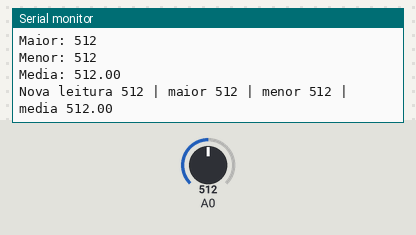
Bench run of a sketch on a simulated Arduino Uno, built with avr-gcc and run on an emulated ATmega328P. Parts: the last lines printed to the serial monitor. The inputs (shaded band) are chosen by the test bench; at power-on: A0 = 512.

Above: at 1.4 s.
1.5 s: A0 set to 716
At 2.7 s:
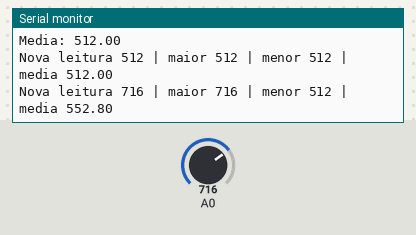
3.0 s: A0 set to 900
At 4.4 s:
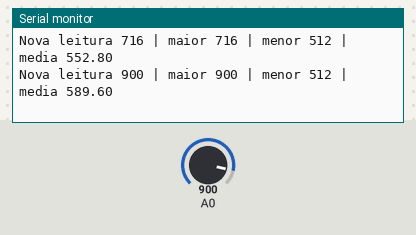
Timing chart, 0 to 6.0 s (numbered marks = the images above; inputs shaded):
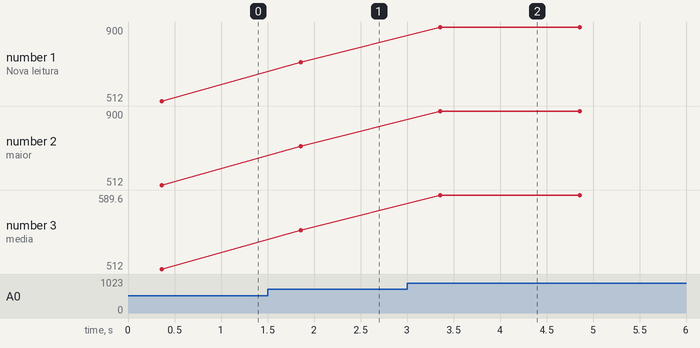

Measured:
- after the input at 1.5 s, the serial monitor: prints a new line after 0.36 s (image 1)
- after the input at 3.0 s, the serial monitor: prints a new line after 0.36 s (image 2)
- plotted number 1: 512 → 716 after the input at 1.5 s, 716 → 900 after the input at 3.0 s
- plotted number 2: 512 → 716 after the input at 1.5 s, 716 → 900 after the input at 3.0 s
- plotted number 3: 512 → 552.8 after the input at 1.5 s, 552.8 → 589.6 after the input at 3.0 s

The sketch:

exercicio_6.ino
```cpp
/*
  exercicio_6.ino - Vetor de cinco leituras: inversão, maior, menor e média

  Objetivo: percorrer um vetor em duas direções, inverter os elementos
  no próprio vetor e resumir os dados com maior, menor e média.

  Hardware opcional: potenciômetro em A0. As leituras são feitas uma
  vez no setup(); sem potenciômetro o pino flutua.
*/

#define TAMANHO 5

int leituras[TAMANHO];
float media = 0.0;

void inverter(int vetor[], int tamanho) {
  // Troca as pontas e caminha para o centro; para no meio para não
  // desfazer as trocas já feitas.
  for (int i = 0; i < tamanho / 2; i++) {
    int oposto = tamanho - 1 - i;
    int temporario = vetor[i];
    vetor[i] = vetor[oposto];
    vetor[oposto] = temporario;
  }
}

void imprimir(const char *rotulo, const int vetor[], int tamanho) {
  Serial.print(rotulo);
  for (int i = 0; i < tamanho; i++) {
    Serial.print(vetor[i]);
    if (i < tamanho - 1) {
      Serial.print(", ");
    }
  }
  Serial.println();
}

int maior(const int vetor[], int tamanho) {
  int resultado = vetor[0];
  for (int i = 1; i < tamanho; i++) {
    if (vetor[i] > resultado) {
      resultado = vetor[i];
    }
  }
  return resultado;
}

int menor(const int vetor[], int tamanho) {
  int resultado = vetor[0];
  for (int i = 1; i < tamanho; i++) {
    if (vetor[i] < resultado) {
      resultado = vetor[i];
    }
  }
  return resultado;
}

void setup() {
  Serial.begin(9600);
  Serial.println("Exercicio 6: vetor de cinco leituras");

  // Coleta as cinco amostras com uma pequena pausa entre elas.
  for (int i = 0; i < TAMANHO; i++) {
    leituras[i] = analogRead(A0);
    delay(50);
  }

  imprimir("Original: ", leituras, TAMANHO);

  inverter(leituras, TAMANHO);
  imprimir("Invertido: ", leituras, TAMANHO);

  long soma = 0;
  for (int i = 0; i < TAMANHO; i++) {
    soma += leituras[i];
  }
  media = (float)soma / TAMANHO;  // float força a divisão real

  Serial.print("Maior: ");
  Serial.println(maior(leituras, TAMANHO));
  Serial.print("Menor: ");
  Serial.println(menor(leituras, TAMANHO));
  Serial.print("Media: ");
  Serial.println(media, 2);
}

void loop() {
  // Atualiza a última posição com uma leitura nova e recalcula o resumo,
  // sem inverter novamente (a inversão já foi demonstrada no setup).
  leituras[TAMANHO - 1] = analogRead(A0);

  long soma = 0;
  for (int i = 0; i < TAMANHO; i++) {
    soma += leituras[i];
  }
  media = (float)soma / TAMANHO;

  Serial.print("Nova leitura ");
  Serial.print(leituras[TAMANHO - 1]);
  Serial.print(" | maior ");
  Serial.print(maior(leituras, TAMANHO));
  Serial.print(" | menor ");
  Serial.print(menor(leituras, TAMANHO));
  Serial.print(" | media ");
  Serial.println(media, 2);

  delay(1500);
}
```
